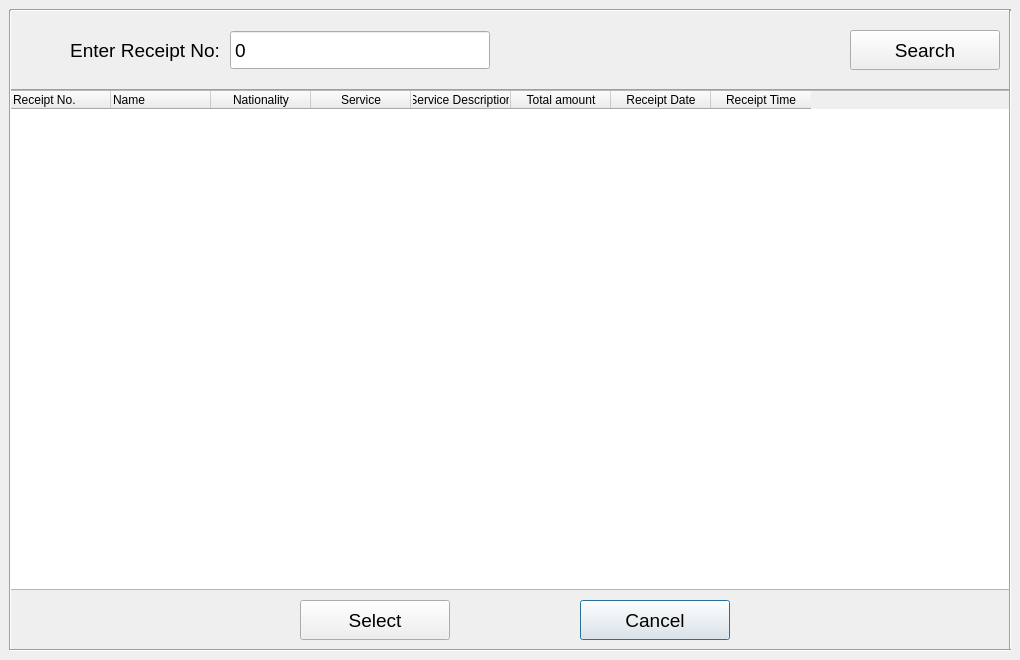
<?xml version="1.0" encoding="UTF-8"?>
<ui version="4.0">
 <class>FindReceiptDialogBox</class>
 <widget class="QDialog" name="FindReceiptDialogBox">
  <property name="geometry">
   <rect>
    <x>0</x>
    <y>0</y>
    <width>1020</width>
    <height>660</height>
   </rect>
  </property>
  <property name="sizePolicy">
   <sizepolicy hsizetype="Fixed" vsizetype="Fixed">
    <horstretch>0</horstretch>
    <verstretch>0</verstretch>
   </sizepolicy>
  </property>
  <property name="minimumSize">
   <size>
    <width>1020</width>
    <height>660</height>
   </size>
  </property>
  <property name="maximumSize">
   <size>
    <width>1020</width>
    <height>660</height>
   </size>
  </property>
  <property name="windowTitle">
   <string>Find Receipt</string>
  </property>
  <widget class="Line" name="line_7">
   <property name="geometry">
    <rect>
     <x>10</x>
     <y>640</y>
     <width>1001</width>
     <height>20</height>
    </rect>
   </property>
   <property name="orientation">
    <enum>Qt::Horizontal</enum>
   </property>
  </widget>
  <widget class="Line" name="line_16">
   <property name="geometry">
    <rect>
     <x>10</x>
     <y>0</y>
     <width>1001</width>
     <height>20</height>
    </rect>
   </property>
   <property name="orientation">
    <enum>Qt::Horizontal</enum>
   </property>
  </widget>
  <widget class="QPushButton" name="cancel_btn">
   <property name="geometry">
    <rect>
     <x>580</x>
     <y>600</y>
     <width>150</width>
     <height>40</height>
    </rect>
   </property>
   <property name="font">
    <font>
     <family>Arial</family>
     <pointsize>14</pointsize>
    </font>
   </property>
   <property name="text">
    <string>Cancel</string>
   </property>
  </widget>
  <widget class="Line" name="line_6">
   <property name="geometry">
    <rect>
     <x>10</x>
     <y>80</y>
     <width>1001</width>
     <height>20</height>
    </rect>
   </property>
   <property name="orientation">
    <enum>Qt::Horizontal</enum>
   </property>
  </widget>
  <widget class="QTableWidget" name="receipt_table">
   <property name="enabled">
    <bool>true</bool>
   </property>
   <property name="geometry">
    <rect>
     <x>10</x>
     <y>90</y>
     <width>1000</width>
     <height>500</height>
    </rect>
   </property>
   <property name="sizePolicy">
    <sizepolicy hsizetype="Fixed" vsizetype="Fixed">
     <horstretch>0</horstretch>
     <verstretch>0</verstretch>
    </sizepolicy>
   </property>
   <property name="minimumSize">
    <size>
     <width>1000</width>
     <height>500</height>
    </size>
   </property>
   <property name="maximumSize">
    <size>
     <width>1000</width>
     <height>500</height>
    </size>
   </property>
   <property name="editTriggers">
    <set>QAbstractItemView::NoEditTriggers</set>
   </property>
   <column>
    <property name="text">
     <string>Receipt No.</string>
    </property>
    <property name="textAlignment">
     <set>AlignLeading|AlignVCenter</set>
    </property>
   </column>
   <column>
    <property name="text">
     <string>Name</string>
    </property>
    <property name="textAlignment">
     <set>AlignLeading|AlignVCenter</set>
    </property>
   </column>
   <column>
    <property name="text">
     <string>Nationality</string>
    </property>
   </column>
   <column>
    <property name="text">
     <string>Service</string>
    </property>
   </column>
   <column>
    <property name="text">
     <string>Service Description</string>
    </property>
   </column>
   <column>
    <property name="text">
     <string>Total amount</string>
    </property>
   </column>
   <column>
    <property name="text">
     <string>Receipt Date</string>
    </property>
   </column>
   <column>
    <property name="text">
     <string>Receipt Time</string>
    </property>
   </column>
  </widget>
  <widget class="QLabel" name="rcpt_lbl">
   <property name="geometry">
    <rect>
     <x>10</x>
     <y>30</y>
     <width>210</width>
     <height>40</height>
    </rect>
   </property>
   <property name="font">
    <font>
     <family>Arial</family>
     <pointsize>14</pointsize>
    </font>
   </property>
   <property name="text">
    <string>Enter Receipt No:</string>
   </property>
   <property name="alignment">
    <set>Qt::AlignRight|Qt::AlignTrailing|Qt::AlignVCenter</set>
   </property>
  </widget>
  <widget class="Line" name="line_2">
   <property name="geometry">
    <rect>
     <x>0</x>
     <y>10</y>
     <width>20</width>
     <height>640</height>
    </rect>
   </property>
   <property name="orientation">
    <enum>Qt::Vertical</enum>
   </property>
  </widget>
  <widget class="Line" name="line_3">
   <property name="geometry">
    <rect>
     <x>1000</x>
     <y>10</y>
     <width>20</width>
     <height>640</height>
    </rect>
   </property>
   <property name="orientation">
    <enum>Qt::Vertical</enum>
   </property>
  </widget>
  <widget class="QPushButton" name="select_btn">
   <property name="geometry">
    <rect>
     <x>300</x>
     <y>600</y>
     <width>150</width>
     <height>40</height>
    </rect>
   </property>
   <property name="font">
    <font>
     <family>Arial</family>
     <pointsize>14</pointsize>
    </font>
   </property>
   <property name="text">
    <string>Select</string>
   </property>
  </widget>
  <widget class="QSpinBox" name="srch_rcptno_edt">
   <property name="geometry">
    <rect>
     <x>230</x>
     <y>30</y>
     <width>260</width>
     <height>40</height>
    </rect>
   </property>
   <property name="font">
    <font>
     <family>Arial</family>
     <pointsize>14</pointsize>
    </font>
   </property>
   <property name="buttonSymbols">
    <enum>QAbstractSpinBox::NoButtons</enum>
   </property>
   <property name="maximum">
    <number>1000000100</number>
   </property>
   <property name="displayIntegerBase">
    <number>10</number>
   </property>
  </widget>
  <widget class="QPushButton" name="srch_btn">
   <property name="geometry">
    <rect>
     <x>850</x>
     <y>30</y>
     <width>150</width>
     <height>40</height>
    </rect>
   </property>
   <property name="font">
    <font>
     <family>Arial</family>
     <pointsize>14</pointsize>
    </font>
   </property>
   <property name="text">
    <string>Search</string>
   </property>
  </widget>
 </widget>
 <resources/>
 <connections/>
</ui>
